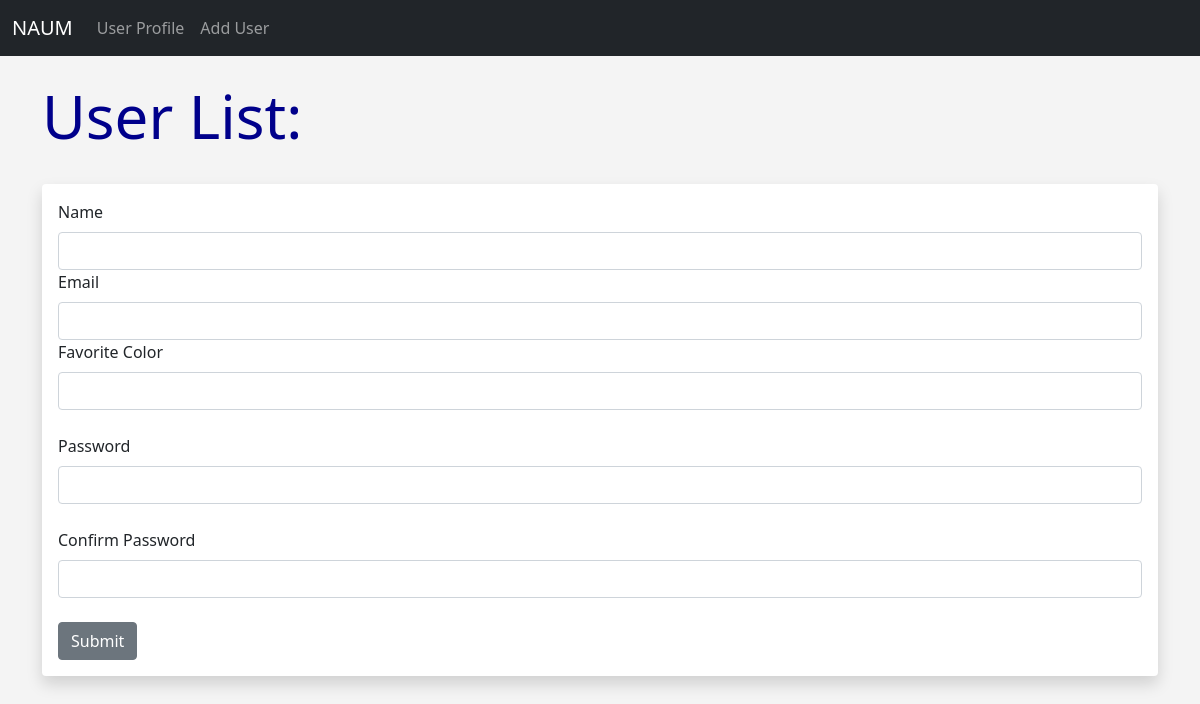
The page /user/add on the database as committed earlier.
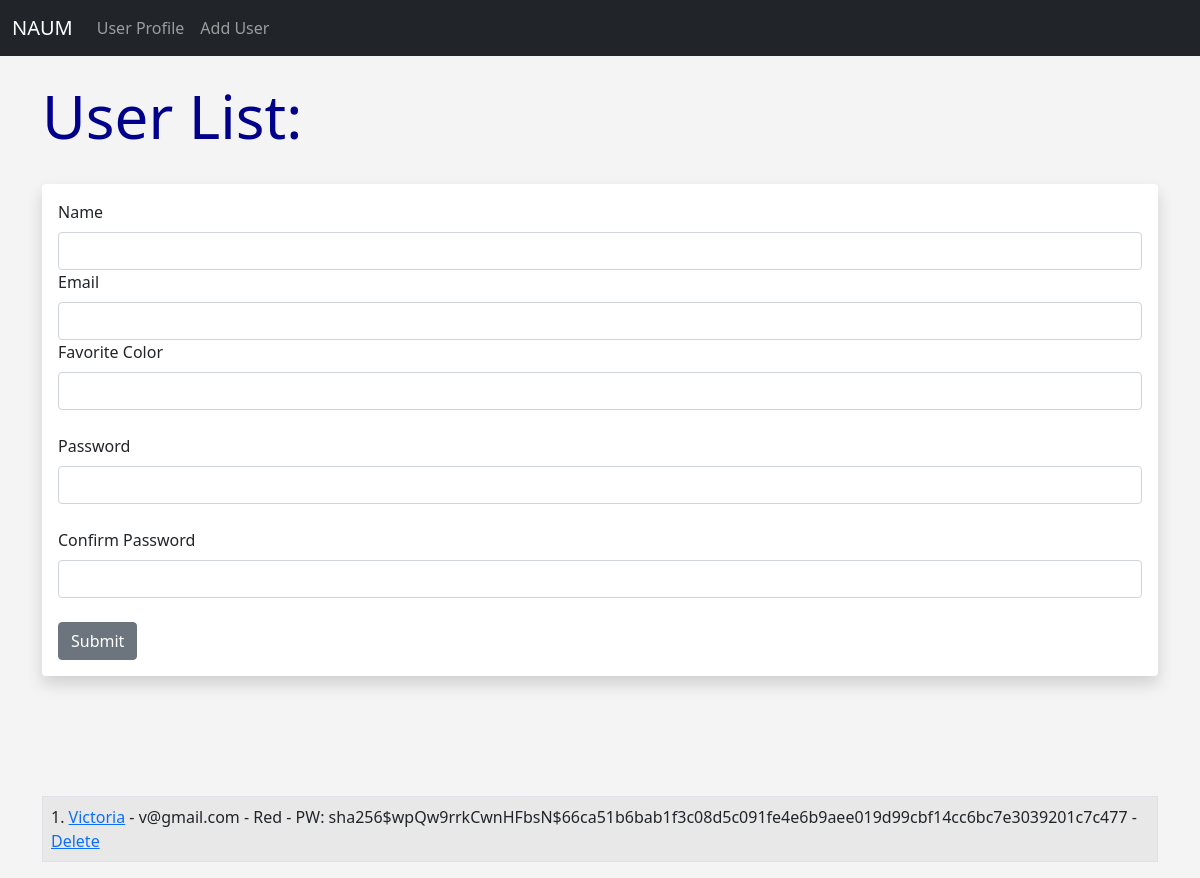
The same page on the database as committed later.
### app.py (models this page shows, shortened)
class Users(db.Model):
    id = db.Column(db.Integer, primary_key=True)
    name = db.Column(db.String(100), nullable=False)
    email = db.Column(db.String(120), nullable=False, unique=True)
    favorite_color = db.Column(db.String(120))
    date_added = db.Column(db.DateTime, default=datetime.utcnow)
    password_hash = db.Column(db.String(128))
    @property
    def password(self):
        raise AttributeError('Password is not a readable attribute!')

### app.py (the view, shortened to what this page needs)
@app.route('/user/add', methods=['GET', 'POST'])
def add_user():
    name = None
    form = UserForm()
    our_users = Users.query.order_by(Users.date_added)
    return render_template("add_user.html", form=form, name=name, our_users=our_users)

### app.py
class UserForm(FlaskForm):
    name = StringField("Name", validators=[DataRequired()])
    email = StringField("Email", validators=[DataRequired()])
    favorite_color = StringField("Favorite Color")
    password_hash = PasswordField('Password', validators=[DataRequired(), EqualTo('password_hash2', message='Passwords Must Match!')])
    password_hash2 = PasswordField('Confirm Password', validators=[DataRequired()])
    submit = SubmitField("Submit")

### templates/add_user.html (shortened to what this page needs)
{% extends 'base.html' %}
{% block content %}
{% if name %}
    <h1>User Added!</h1>
    <br>
    <table class="table table-striped table-hover table-bordered">
        {% for our_user in our_users %}
        <tr>
            <td>{{ our_user.id}}. <a href="{{url_for('update', id=our_user.id)}}">{{ our_user.name }}</a> - {{ our_user.email }} - {{ our_user.favorite_color }} - <a href="{{url_for('delete', id=our_user.id)}}">Delete</a></td>
        </tr>
        {% endfor %}
    </table>
    {% else %}
    <h1>User List:</h1>
    <br>
    <div class="shadow p-3 mb-5 bg-body rounded">
    <form method="POST">
        {{ form.name.label(class="form-label") }}
        {{ form.name(class="form-control") }}
        {{ form.email.label(class="form-label") }}
        {{ form.email(class="form-control") }}
        {{ form.favorite_color.label(class="form-label") }}
        {{ form.favorite_color(class="form-control") }}
        <br>
        {{ form.password_hash.label(class="form-label") }}
        {{ form.password_hash(class="form-control") }}
        <br>
        {{ form.password_hash2.label(class="form-label") }}
        {{ form.password_hash2(class="form-control") }}
        <br>
        {{ form.submit(class="btn btn-secondary") }}
    </form>
    </div>
    <br><br><br>
    <table class="table table-striped table-hover table-bordered">
        {% for our_user in our_users %}
        <tr>
            <td>{{ our_user.id }}. <a href="{{url_for('update', id=our_user.id)}}">{{ our_user.name }}</a> - {{ our_user.email }} - {{ our_user.favorite_color }} - PW: {{ our_user.password_hash }} - <a href="{{url_for('delete', id=our_user.id)}}">Delete</a></td>
        </tr>
        {% endfor %}
    </table>
{% endif%}
{% endblock %}

### templates/base.html (shortened to what this page needs)
<!doctype html>
<html lang="en">
  <head>
    <link href="https://cdn.jsdelivr.net/npm/bootstrap@5.1.3/dist/css/bootstrap.min.css" rel="stylesheet">
    <link href="{{url_for('static', filename='css/style.css')}}" rel="stylesheet">
  </head>
  <body>
      {% include 'navbar.html' %}
        <br>
        <div class="container">
            {% block content %}
            {% endblock %}
        </div>
  </body>
</html>

### templates/navbar.html (shortened to what this page needs)
<nav class="navbar navbar-expand-lg navbar-dark bg-dark">
    <div class="container-fluid">
      <a class="navbar-brand" href="{{url_for('index')}}">NAUM</a>
      <div class="collapse navbar-collapse" id="navbarSupportedContent">
        <ul class="navbar-nav me-auto mb-2 mb-lg-0">
          <li class="nav-item">
            <a class="nav-link" href="{{url_for('user', name='john')}}">User Profile</a>
          </li>
          <li class="nav-item">
            <a class="nav-link" href="{{url_for('add_user')}}">Add User</a>
          </li>
        </ul>
      </div>
    </div>
  </nav>

### static/css/style.css (style rules this page uses)
h1 { color: darkblue; font-size: 60px; }
body { background: #f4f4f4; }

Rows that differ between the two databases and show on the page:
added Users: id "1", name "Victoria", email "v@gmail.com", favorite_color "Red", password_hash "sha256$wpQw9rrkCwnHFbsN$66ca51b6bab1f3c08d5c091fe4e6b9aee019d99cbf14cc6bc7e3039201c7c477"
